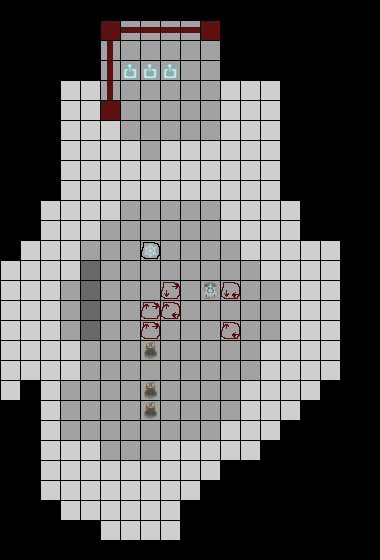

A level layout from a 2D game, rendered from its tile map. Below: a short description, then the map file with tile-grid data replaced by summaries:
An orthogonal 19x28 tile map with 20x20 px tiles, 5 tile layers (Height, Objects, Opt1, Opt2, ...).

<map version="1.0" tiledversion="1.0.3" orientation="orthogonal" renderorder="right-down" width="19" height="28" tilewidth="20" tileheight="20" nextobjectid="4">
 <tileset firstgid="1" source="LevelTiles.tsx" />
 <layer name="Height" width="19" height="28">
  <data>[532 cells, 306 non-empty, 3 distinct tile ids]</data>
 </layer>
 <layer name="Objects" width="19" height="28">
  <data>[532 cells, 24 non-empty, 8 distinct tile ids]</data>
 </layer>
 <objectgroup name="Link" />
 <layer name="Opt1" width="19" height="28">
  <data>[532 cells, 7 non-empty, 5 distinct tile ids]</data>
 </layer>
 <layer name="Opt2" width="19" height="28">
  <data>[532 cells, 6 non-empty, 4 distinct tile ids]</data>
 </layer>
 <layer name="Opt3" width="19" height="28">
  <data>[532 cells, 0 non-empty, 0 distinct tile ids]</data>
 </layer>
</map>
